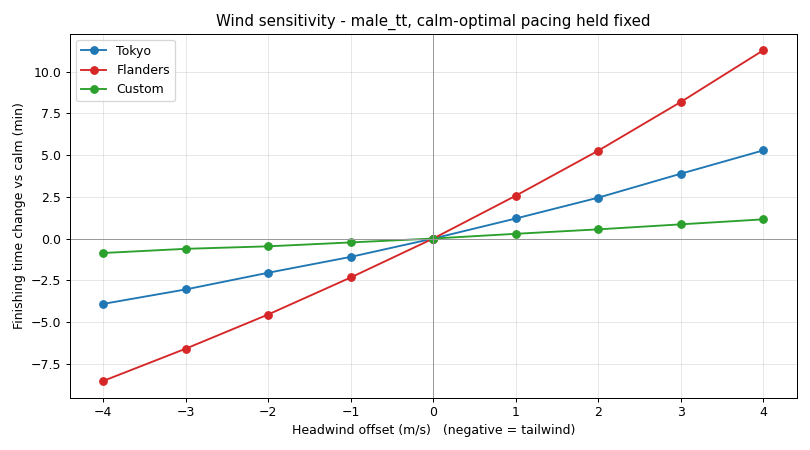

Generate this figure with Python:
"""Wind sensitivity: how the optimal plan's finishing time changes with head/tail wind.

Wind enters the model only through the drag term, 0.5*rho*CdA*(v + w)^2, where w is the
per-segment effective headwind from the wind_map. This script optimises the pacing once
per course (calm conditions), then holds that plan fixed and shifts the headwind by a
uniform offset (negative = tailwind, positive = headwind), recording the finishing time
at each offset. Holding the plan fixed isolates the effect of wind (a real rider plans
once) and makes the response strictly monotonic - re-optimising at every offset instead
introduces optimiser noise that can make the curve wobble. It runs the TT specialist
(male_tt) on all three courses.

Note: the model uses a scalar, always-opposing headwind, so this measures sensitivity to
wind STRENGTH. Direction-dependent wind (a vector projected onto the rider's heading) is
a documented extension, not modelled here.

Writes results/wind_sensitivity.csv and results/wind_sensitivity.png.
Run from anywhere: python results/wind_sensitivity.py
"""
import json, os, csv
import matplotlib
matplotlib.use("Agg")
import matplotlib.pyplot as plt
from scipy.optimize import minimize

REPO = os.path.dirname(os.path.dirname(os.path.abspath(__file__)))
os.chdir(REPO)

nb = json.load(open(os.path.join("notebooks", "model_v5.ipynb"), encoding="utf-8-sig"))
cells = ["".join(c["source"]) for c in nb["cells"] if c["cell_type"] == "code"]

RIDER = "male_tt"  # the TT specialist is the representative rider for the wind sweep
COURSES = [("tokyo_olympic_tt.csv", "Tokyo"),
           ("flanders_world_tt.csv", "Flanders"),
           ("custom_5km_loop.csv", "Custom")]
OFFSETS = [-4, -3, -2, -1, 0, 1, 2, 3, 4]  # m/s added to every segment's headwind (negative = tailwind)
COURSE_COLORS = {"Tokyo": "#1f77b4", "Flanders": "#d62728", "Custom": "#2ca02c"}
OPT_STARTS = [[800, 50], [200, 10], [1500, 120], [1000, 80], [400, 30]]  # multi-start optimiser (matches sweep.py)

def build(course_file):
    """Exec the model's setup cells for male_tt on one course at one lap; return the namespace."""
    ns = {}
    for i in range(5):  # imports, constants, rider, course, simulate
        s = cells[i]
        if i == 2:
            s = s.replace('rider = "male_tt"', 'rider = "' + RIDER + '"')
        if i == 3:
            s = s.replace('course_file = "tokyo_olympic_tt.csv"', 'course_file = "' + course_file + '"')
            s = s.replace("laps = 2", "laps = 1")
        exec(compile(s, "cell" + str(i), "exec"), ns)
    return ns

def time_at(course_file, pacing, wind_offset):
    """Finishing minutes for a fixed pacing plan on a course at a uniform wind offset."""
    ns = build(course_file)
    ns["wind_map"] = {k: v + wind_offset for k, v in ns["wind_map"].items()}  # shift every exposure level
    return ns["simulate"](pacing) / 60

results = {label: {} for _, label in COURSES}
for course_file, label in COURSES:
    sim = build(course_file)["simulate"]
    res = min((minimize(sim, x0=s0, method="Nelder-Mead", bounds=[(0, 2000), (0, 150)]) for s0 in OPT_STARTS),
              key=lambda r: r.fun)
    pacing = tuple(res.x)  # calm-optimal pacing, held fixed across all wind offsets
    for w in OFFSETS:
        results[label][w] = time_at(course_file, pacing, w)

with open(os.path.join("results", "wind_sensitivity.csv"), "w", newline="") as f:
    wr = csv.writer(f)
    wr.writerow(["rider", "course", "wind_offset_ms", "time_min", "delta_vs_calm_min"])
    for _, label in COURSES:
        calm = results[label][0]
        for w in OFFSETS:
            t = results[label][w]
            wr.writerow([RIDER, label, w, round(t, 2), round(t - calm, 2)])

# Plot the time change vs calm so all three courses are comparable on one axis.
fig, ax = plt.subplots(figsize=(9, 5))
print("Wind sensitivity (male_tt), minutes added vs calm:")
for _, label in COURSES:
    calm = results[label][0]
    deltas = [results[label][w] - calm for w in OFFSETS]
    ax.plot(OFFSETS, deltas, marker="o", label=label, color=COURSE_COLORS[label])
    span = results[label][4] - results[label][-4]  # +4 vs -4 m/s
    print("  " + label.ljust(9) + ": " + str(round(span, 1)) + " min across -4..+4 m/s ("
          + str(round(span * 60 / 8, 1)) + " s per m/s)")
ax.axvline(0, color="0.6", linewidth=0.8)
ax.axhline(0, color="0.6", linewidth=0.8)
ax.set_xlabel("Headwind offset (m/s)   (negative = tailwind)")
ax.set_ylabel("Finishing time change vs calm (min)")
ax.set_title("Wind sensitivity - male_tt, calm-optimal pacing held fixed")
ax.grid(alpha=0.3)
ax.legend()
fig.tight_layout()
fig.savefig(os.path.join("results", "wind_sensitivity.png"), dpi=90)
print("wrote results/wind_sensitivity.csv and results/wind_sensitivity.png")
